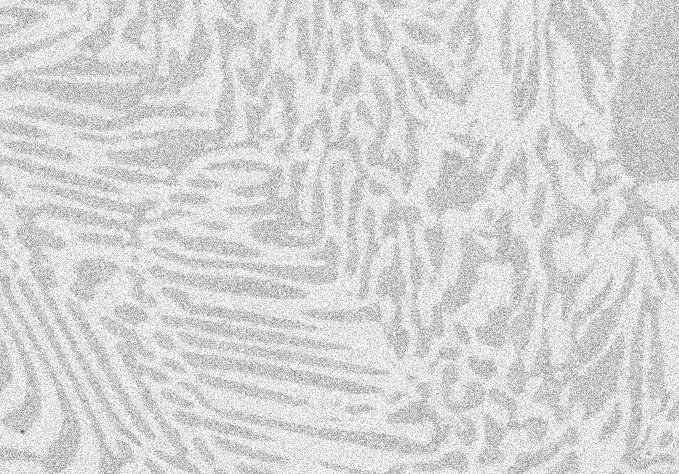
#> input picture Images/randomWalker/Alloy_noisy.jpg, 679 x 474 px
$ python lecture27.py
#> lines starting #> are read from the running program, lines starting #| are printed output that depends on the picture; after the words box and inside, x2 and y2 are one past the last pixel; in counts of white or black regions, pixels touching at a corner belong together

#*Histogram Equalization and Contrast Limited Adaptive Histogram Equalization(CLHAE)

#?WHAT IS CLAHE?
#*CLAHE is a modification of the traditional histogram equalization method that aims to
#*enhance local contrast in an image while avoiding over-amplification of noise.

#?WHAT IS CONTRAST OF AN IMAGE?
#*Contrast is the difference between the darker and the brighter part of the image.
#*As you increase this difference, it gives you the impression of stronger color and texture(deepens the shadows and brighten the highlights) and
#*as you decrease the difference your image will look like little bit flat.

#?WHAT IS CLIPLIMIT IN CLAHE?
#*The cliplimit parameter determines the threshold for contrast limiting in CLAHE.
#*It limits the amount of contrast enhancement applied to each pixel neighborhood.
#*The value of cliplimit is typically specified between 0 and 1.
#*A higher cliplimit value allows more contrast enhancement, but it also increases the risk of over-amplifying noise and artifacts.
#*On the other hand, a lower cliplimit value reduces the amount of enhancement and helps preserve image details.

#?WHAT IS TILESIZE IN CLAHE?
#*The tilesize parameter defines the size of the local neighborhood or tile over which the contrast equalization is performed.
#*The image is divided into smaller non-overlapping tiles or blocks, and histogram equalization is applied individually to each tile.
#*The tilesize determines the dimensions of these tiles.
#*Smaller tile sizes capture finer local details but may result in a "patchwork" effect, while larger tile sizes smooth out local variations but may lose some details.
#*The appropriate tilesize depends on the characteristics of the image and the desired level of local contrast enhancement.

#Image enhancements:
# Sometimes microscope images lack contrast, they appear to be washed out but they still contain information.
# (Show scratch assay and alloy images)
# We can mathematically process these images and make them look good,
#more importantly, get them ready for segmentation
#
#Histogram equalization is a good way to stretch the histogram and thus improve the image.


import cv2
import numpy as np
from matplotlib import pyplot as plt

img = cv2.imread("Images/randomWalker/Alloy_noisy.jpg", 0)
#> img is the input picture: shape (474, 679); min 63, max 255, mean 213.3
equ = cv2.equalizeHist(img)
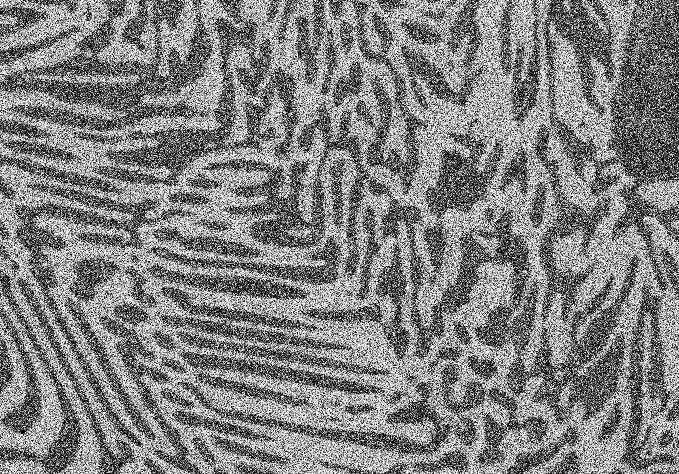
#> equ: shape (474, 679); min 0, max 255, mean 129

plt.hist(equ.flat, bins=100, range=(0,100))

# cv2.imshow("Original Image", img);
# cv2.imshow("Equalized", equ)


#Histogram Equalization considers the global contrast of the image, may not give good results.
#Adaptive histogram equalization divides images into small tiles and performs hist. eq.
#Contrast limiting is also applied to minimize aplification of noise.
#Together the algorithm is called: Contrast Limited Adaptive Histogram Equalization (CLAHE)

# Start by creating a CLAHE object (Arguments are optional).
clahe = cv2.createCLAHE(clipLimit=2.0, tileGridSize=(8,8))  #Define tile size and clip limit.
cl1 = clahe.apply(img)
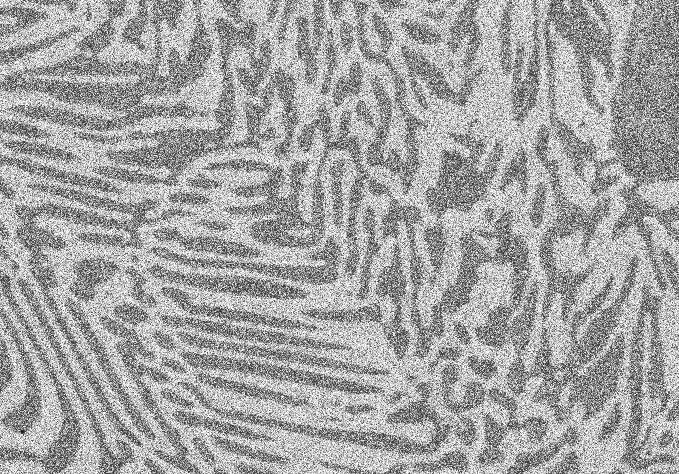
#> cl1: shape (474, 679); min 20, max 255, mean 164.1

# cv2.imshow("CLAHE", cl1)

cv2.waitKey(0)
cv2.destroyAllWindows()


######################################################
###################################################
#Image thresholding

# import cv2
# import matplotlib.pyplot as plt

img1 = cv2.imread("Images/randomWalker/Alloy_noisy.jpg", 0)

#Adaptive histogram equalization using CLAHE to stretch the histogram.
#Contrast Limited Adaptive Histogram Equalization covered in the previous tutorial.
clahe = cv2.createCLAHE(clipLimit=2.0, tileGridSize=(8,8))  #Define tile size and clip limit.
clahe_img = clahe.apply(img1)
# plt.hist(clahe_img.flat, bins =100, range=(0,255))

#Thresholding. Creates a uint8 image but with binary values.
#Can use this image to further segment.
#First argument is the source image, which should be a grayscale image.
#Second argument is the threshold value which is used to classify the pixel values.
#Third argument is the maxVal which represents the value to be given to the thresholded pixel.

ret,thresh1 = cv2.threshold(clahe_img,185,150,cv2.THRESH_BINARY)  #All thresholded pixels in grey = 150
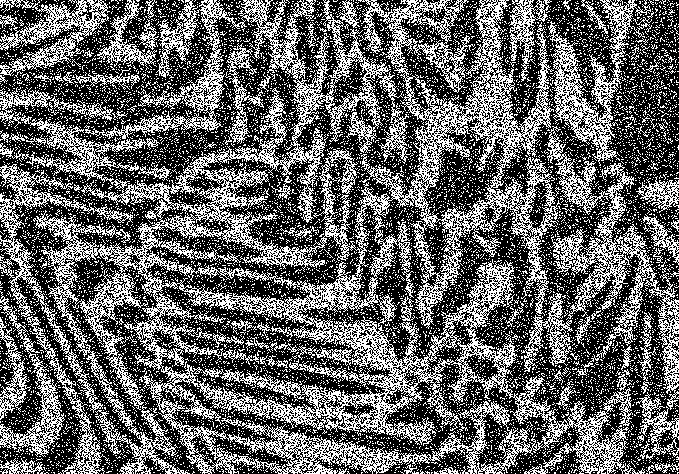
#> thresh1: shape (474, 679); values 0 (black) and 150 (white), 39.2% white in thin lines or dots
#*here 185 threshold value comes from the histogram. And all the values under the threshold will be of 150 intensity of gray.
ret,thresh2 = cv2.threshold(clahe_img,185,255,cv2.THRESH_BINARY_INV) # All thresholded pixels in white
#> thresh2: shape (474, 679); 60.8% white; black in thin lines or dots


# cv2.imshow("Original", img1)
# cv2.imshow("Binary thresholded", thresh1)
# cv2.imshow("Inverted Binary thresholded", thresh2)
cv2.waitKey(0)
cv2.destroyAllWindows()

############################################
#OTSU Thresholding, binarization
#TODO: In normal thresholding we were looking at the histogram and guessing the value of segmentation.
#todo: but in OTSU thresholding we do not do that, and it is better than the previous thresholding.
#todo: OTSU calculates the threshold value automatically.
# import cv2
# import matplotlib.pyplot as plt

img2 = cv2.imread("Images/randomWalker/Alloy_noisy.jpg", 0)

clahe = cv2.createCLAHE(clipLimit=2.0, tileGridSize=(8,8))  #Define tile size and clip limit.
clahe_img = clahe.apply(img2)

plt.hist(clahe_img.flat, bins =100, range=(0,255))

# binary thresholding
ret1,th1 = cv2.threshold(clahe_img,185,200,cv2.THRESH_BINARY)
#> th1: shape (474, 679); values 0 (black) and 200 (white), 39.2% white in thin lines or dots

# Otsu's thresholding, automatically finds the threshold point.
#Compare wth above value provided by us (185)
ret2,th2 = cv2.threshold(clahe_img,0,255,cv2.THRESH_BINARY+cv2.THRESH_OTSU)
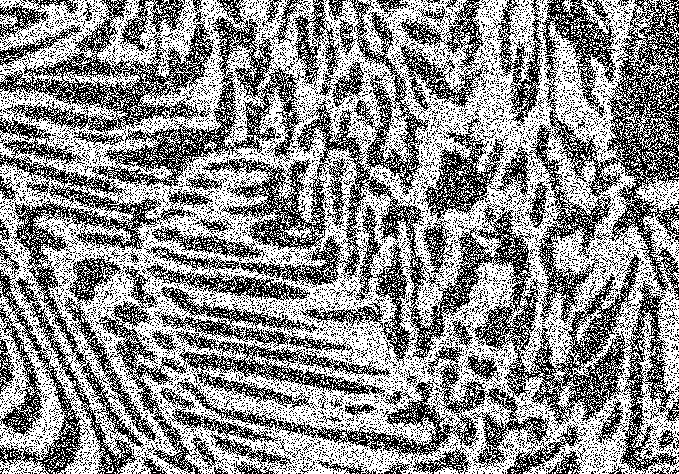
#> th2: shape (474, 679); 55.9% white; black in thin lines or dots
#> ret2 = 158


# cv2.imshow("Otsu", th2)
cv2.waitKey(0)
cv2.destroyAllWindows()

# If working with noisy images
# Clean up noise for better thresholding
# Otsu's thresholding after Gaussian filtering. Canuse median or NLM for beteer edge preserving

# import cv2
# import matplotlib.pyplot as plt

img3 = cv2.imread("Images/randomWalker/Alloy_noisy.jpg", 0)

blur = cv2.GaussianBlur(clahe_img,(5,5),0)
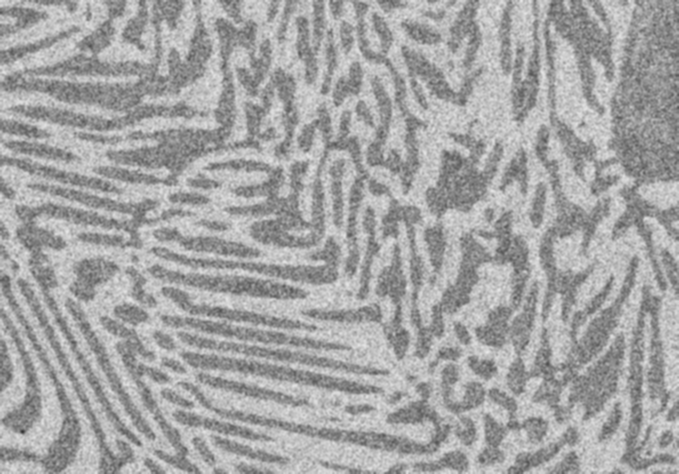
#> blur: shape (474, 679); min 51, max 230, mean 164.1
ret3,th3 = cv2.threshold(blur,0,255,cv2.THRESH_BINARY+cv2.THRESH_OTSU)
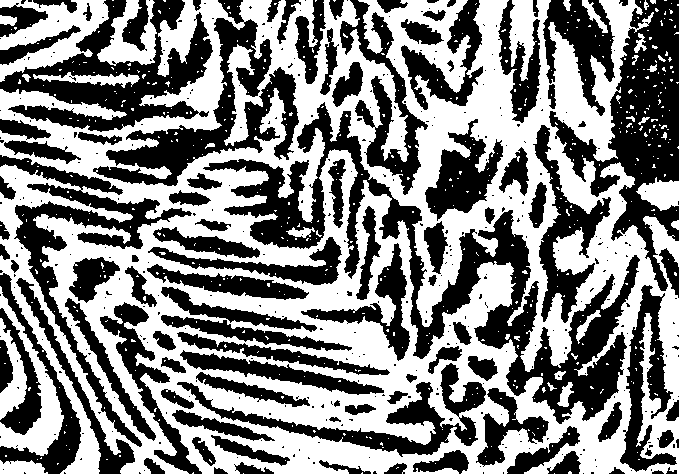
#> th3: shape (474, 679); 51.6% white; 424 black regions (321 under 20 px), largest, box (x1, y1, x2, y2) and area: (203, 102, 640, 424) 23637, (549, 0, 679, 291) 13506, (0, 0, 213, 132) 11001
#> ret3 = 163


plt.hist(blur.flat, bins =100, range=(0,255))
# cv2.imshow("OTSU Gaussian cleaned", th3)
cv2.waitKey(0)
cv2.destroyAllWindows()
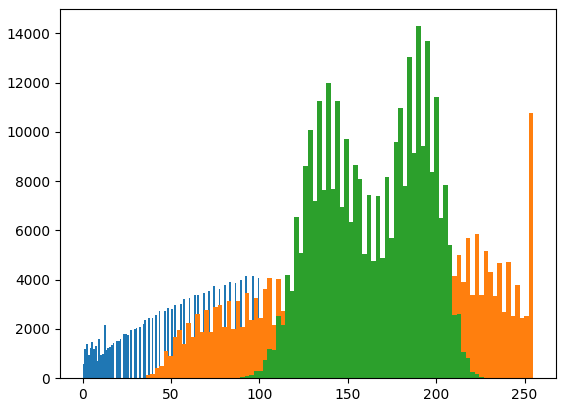
#> figure drawn by matplotlib, 1 panel; tallest bar 10766 high, from x = 252.4 to 255; tallest bar 14295 high, from x = 188.7 to 191.2
